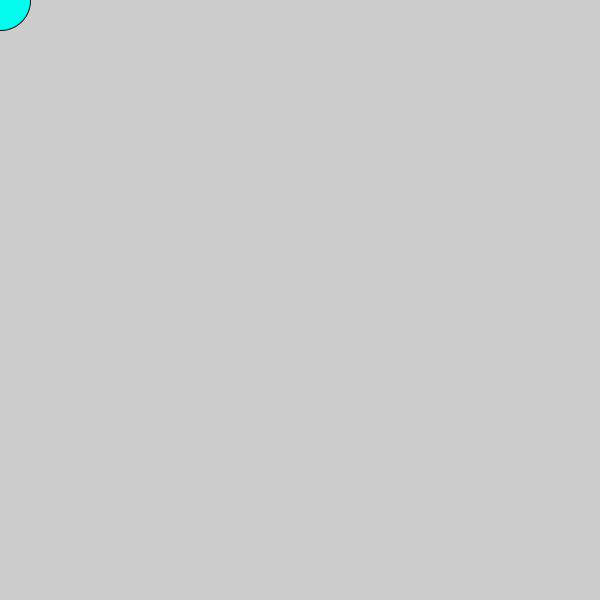
Frame 1 (no input)
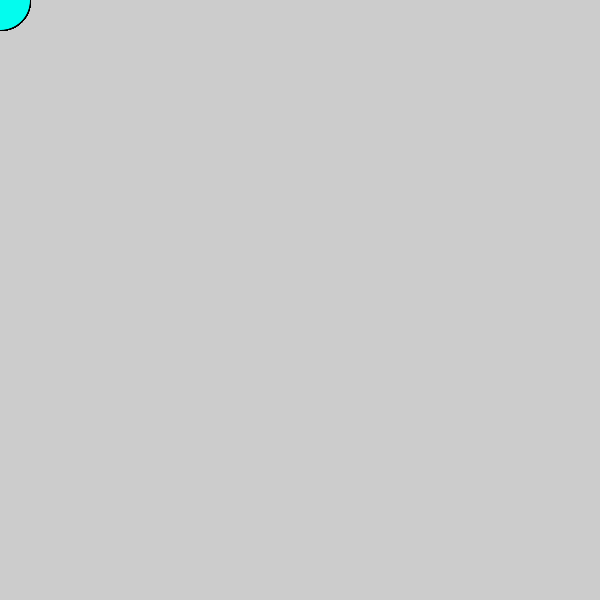
Frame 60 (the mouse pressed at the canvas centre just before this capture)
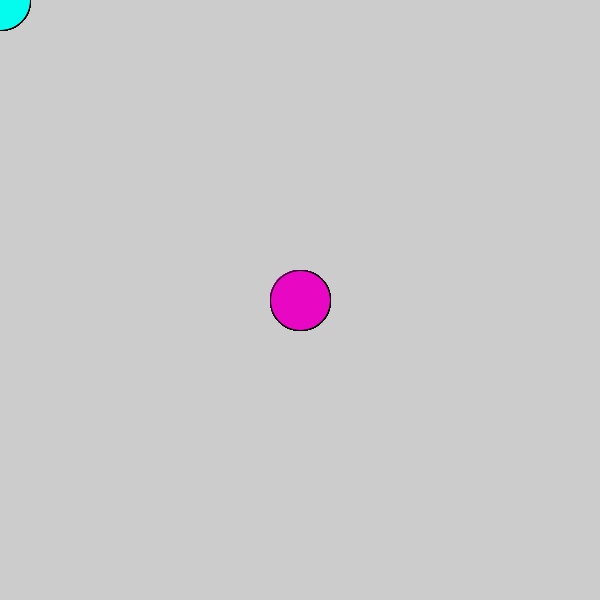
Frame 120 (the mouse held since frame 60 and released just before this capture)

The Processing sketch that drew these frames (run headless with seeded random() and noise(); from frame 60 on, the mouse is pressed at the canvas centre):

// Processing sketch: Logical_Dot
// ── Logical_Dot.pde


void setup() {
  size(600, 600);
  fill(#FFB92C);
}

void draw() {
  if (mousePressed) {
     fill(#E807C3);
  } else {
     fill(#03FCEE);
    
  }
  ellipse(mouseX, mouseY, 60, 60);
}
